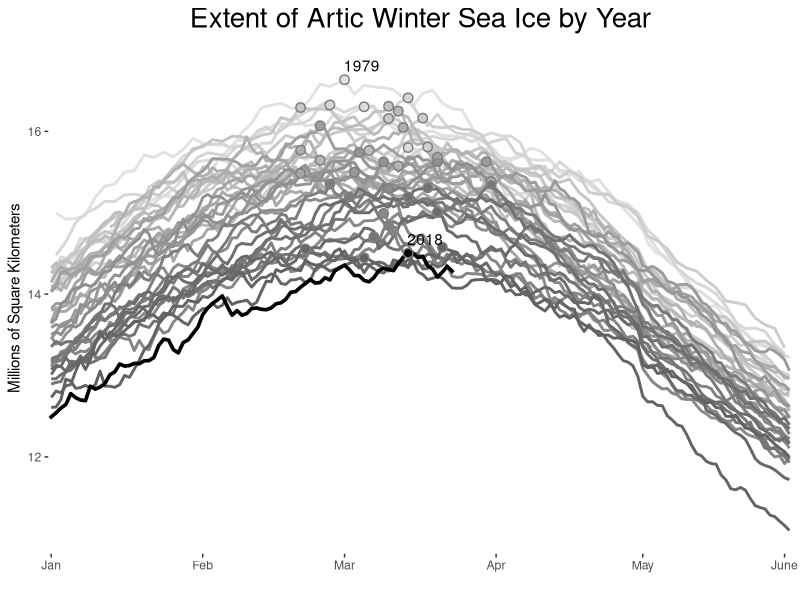

R code for this plot:
## ---- chunk 1
knitr::opts_chunk$set(echo = FALSE)
## ---- chunk 2
library(ggplot2)
library(readr)
library(lubridate)
library(dplyr)
## ---- chunk 3
setwd("../../conner/daily_plots/")

ice_df <- read_csv("sea_ice/N_seaice_extent_daily_v3.0.csv")
## ---- chunk 4
## format and clean data

# modify variable class
ice_df$Extent <- as.numeric(ice_df$Extent)

# remove irrelevant variables
ice_df <- ice_df[2:nrow(ice_df), -c(5, 6)]

# remove partial year 1978, partial data
ice_df <- subset(ice_df, Year != "1978")

# subset for winter months
ice_df <- subset(ice_df, Month %in% c("01", "02", "03", "04", "05"))
## ---- chunk 5
## format month/day dates for plotting years in same plot frame

# combine month and day into string 
full_dates <- with(ice_df, paste0(Month, "/", Day, "/", Year))
full_dates <- mdy(full_dates)
mnth_day <- format(full_dates, format="%m-%d")

# add month/day to df
ice_df <- cbind(ice_df, mnth_day)

# add mean extension of ice by year
ice_df$annual_mean <- ave(ice_df$Extent, ice_df$Year)

# get max extension of ice by year
maxes <- ice_df %>%
         group_by(Year) %>%
         slice(which.max(Extent))
         
## ---- chunk 6
# define color palette
brks <- seq(from=90, to=40, length.out = 40)
palt <- sapply(brks, function(x){hcl(h=180, c=0, l=x)})

## ---- chunk 7
ggplot()+
  geom_line(data=subset(ice_df, Year != "2018"),
            aes(x=mnth_day, y=Extent, color=Year, group=Year), 
            size=1, show.legend = TRUE) +
  geom_line(data=subset(ice_df, Year == "2018"), 
            aes(x=mnth_day, y=Extent, group=Year), 
            size=1.25, color="black", lineend="square", 
            show.legend = FALSE) +
  scale_color_manual(values=palt, guide=FALSE) +
  geom_point(data=maxes, aes(x=mnth_day, y=Extent),
             color="grey50", size= 3) +
  geom_point(data=maxes, aes(x=mnth_day, y=Extent, color=Year),
             size= 2) +
  geom_point(data=subset(maxes, Year==2018),
             aes(x=mnth_day, y=Extent),
             color="black", size= 2) +
  geom_text(data=subset(maxes, Year %in% c("1979", "2018")),
            aes(x=mnth_day, y=Extent, label=Year),
            nudge_x = 3.5, nudge_y = 0.175)+
  labs(title="Extent of Artic Winter Sea Ice by Year",
       y="Millions of Square Kilometers",
       x="") +
  scale_x_discrete(breaks=c("01-01", "02-01", "03-01", "04-01", "05-01", "05-30"),
                   labels=c("Jan", "Feb", "Mar", "Apr", "May", "June"))+
  scale_y_continuous(breaks=c(12, 14, 16)) +
  theme(plot.title = element_text(hjust = 0.5, size=20),
        plot.background = element_blank(),
        panel.background = element_blank(),
        panel.grid = element_blank())

